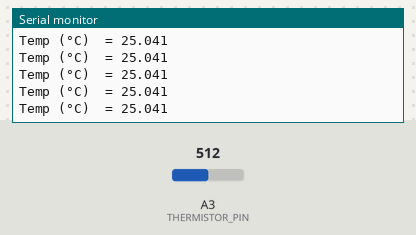
A sketch run on a simulated Arduino Uno, built with avr-gcc and run on an emulated ATmega328P. Shown: the last lines printed to the serial monitor. The inputs (shaded band) are chosen by the test bench; at power-on: A3 (THERMISTOR_PIN) = 512.

Above: at 1.2 s.
1.3 s: A3 (THERMISTOR_PIN) set to 716
At 1.34 s:
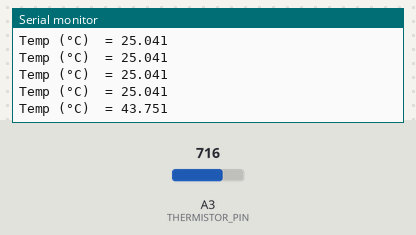
2.8 s: A3 (THERMISTOR_PIN) set to 900
At 2.83 s:
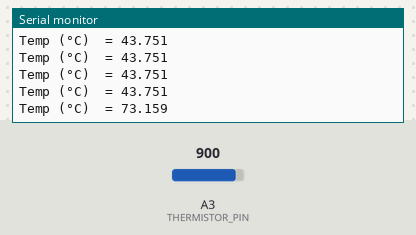
Timing chart, 0 to 5.8 s (numbered marks = the images above; inputs shaded):
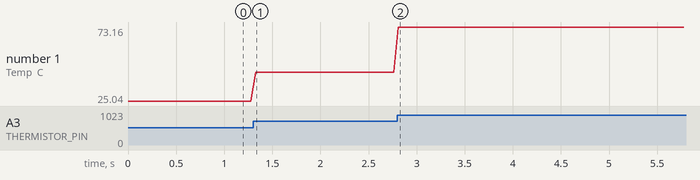

The sketch:

Thermistor_example.ino
```cpp
/*
Thermistor Read Example code
by Dhamdhawach Horsuwan 7/4/2018 Bangkok , Thailand .
*/

/*
  Note : data for 104GT-2 , glass bead NTC thermistor.
  Rated zero-power resistance value at 25°C = 100.0kΩ±3%
  B value = 4267K±2%
  from http://www.atcsemitec.co.uk/gt-2-glass-thermistors.html
*/
/*
  Thermistor equation
  T = 1/( (1/T_0 ) + (1/B)*ln(R/R_0))
  T : reading temp (Kelvin)
  R : reading resistant (Ohm)
  T_0 : Thermister base temp (Kelvin)
  R_0 : Thermister base resistant at base temp
  B : Thermister Beta value
  from
  https://learn.adafruit.com/thermistor/using-a-thermistor
*/
#define THERMISTOR_PIN A3
#define THERMISTOR_SR_VAL 100000.0//serie resistor value
#define THERMISTOR_NT_VAL 100000.0 // normal resistant  @ temp 25 °C
#define THERMISTOR_B_VAL 4267.0

void setup() {
  // put your setup code here, to run once:
  Serial.begin(115200);
}

void loop() {
  // put your main code here, to run repeatedly:
  int adc_val = analogRead(THERMISTOR_PIN);//You can change this to another pin
  float voltage = float(adc_val) * 5.0 / 1023.0;

  float resistant = (THERMISTOR_SR_VAL * (5.0 - voltage)) / voltage;
  float temp_K  = 1.0/( (1.0/(25+273.15)) + (1.0/THERMISTOR_B_VAL)*log(resistant/THERMISTOR_NT_VAL)) ;
  float temp_C = temp_K-273.15;
  /*
  Serial.print("adc_val = ");
  Serial.println(adc_val);
  Serial.print("voltage = ");
  Serial.println(voltage);
  Serial.print("resistant = ");
  Serial.println(resistant);
  */
  Serial.print("Temp (°C)  = ");
  Serial.println(temp_C,3);
  delay(50);
}
```

Measured:
- after the input at 1.3 s, the serial monitor: prints a new line at once (image 1)
- after the input at 2.8 s, the serial monitor: prints a new line at once (image 2)
- plotted number 1: 25.04 → 43.75 after the input at 1.3 s, 43.75 → 73.16 after the input at 2.8 s
